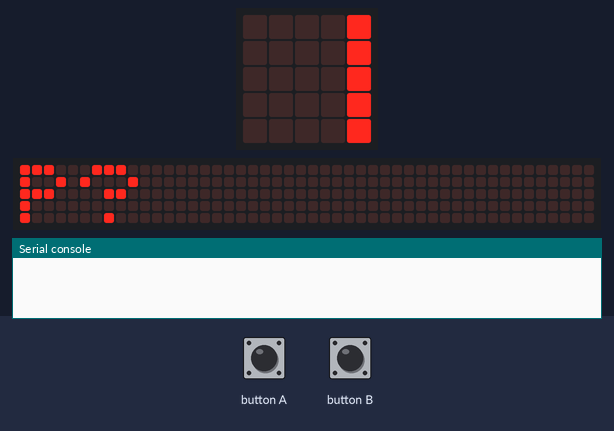
Bench run of a program on a simulated BBC micro:bit running MicroPython. On the bench: the board's 5×5 LED display, a strip that is not on the board, showing the scrolling text unrolled, the last lines printed to the serial console. Dim RGB values are drawn brighter than linear; random numbers come from a fixed seed; no radio messages arrive unless stated (any console line starting 'radio sent:' is added by the test bench); the 48×5 strip is a reading aid, not a part: it shows the text the display is scrolling, unrolled, one strip-width of it at a time.

Above: at 0.01 s.
At 0.43 s:
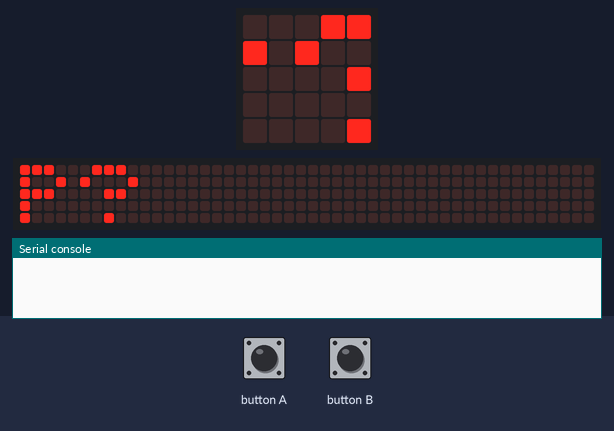
At 0.85 s:
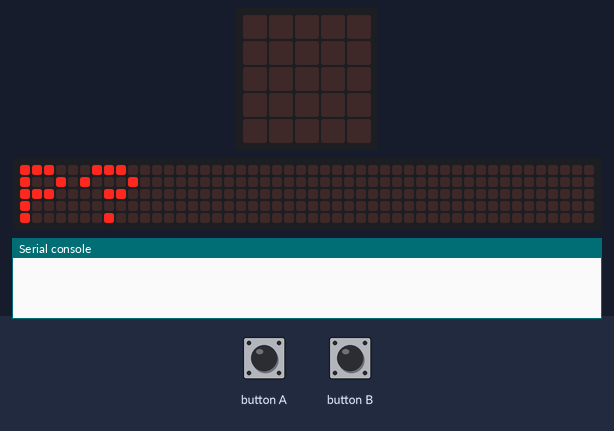
At 5.02 s:
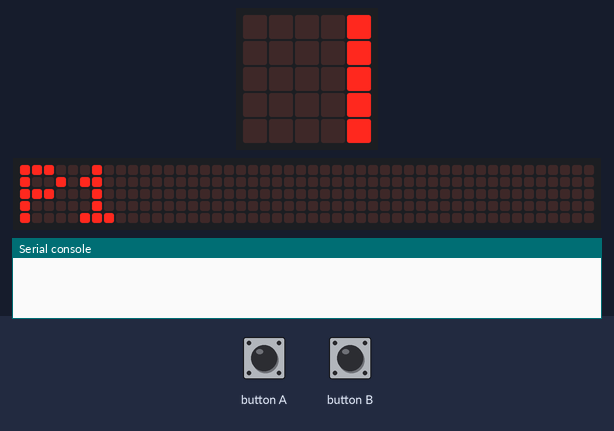
At 5.61 s:
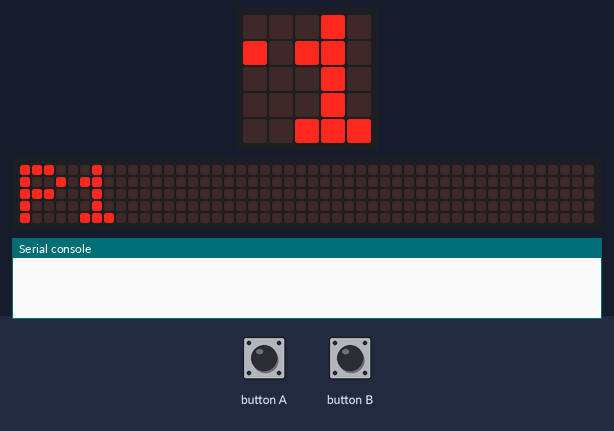
At 6.2 s:
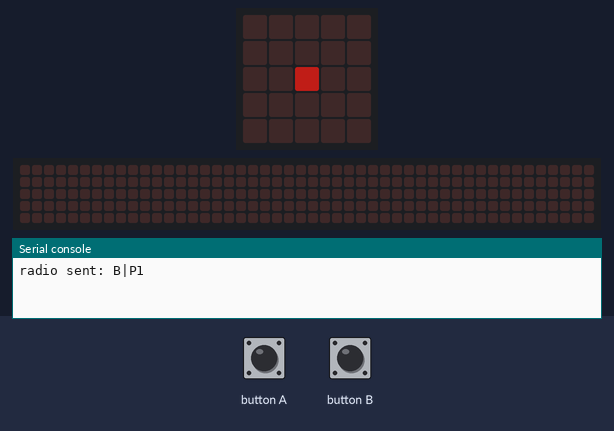

The program:

mb_prop.py
```python
# mb_prop.py - Quest Engine prop beacon. OPTIONAL.
#
# Flash this onto a micro:bit that gets hidden in the play area (the dragon's
# egg, the black-box beacon). It only exists to support the NEAR verb, where
# children hunt for it by watching their wand's LEDs fill up.
#
# With six boards you cannot have this AND five players: the split is
#   1 bridge + 5 wands            (no prop, no NEAR challenges)
#   1 bridge + 4 wands + 1 prop   (NEAR challenges available)
#
# All it does is shout "B|<id>" a few times a second. The wands measure the
# signal strength of that shout and turn it into a proximity display.
#
# REUSE: this is treasure_hunt/microbit/mb_treasure.py stripped down to the
# beacon behaviour, with the message renamed to match this game's wire format.
#
# RADIO_POWER is deliberately LOW. At full power everything in a school hall
# reads as "very close" and the hunt is over before it starts.
#
# Requires micro:bit V2 hardware for consistency with the rest of the game,
# though this file alone would run on a V1.

from microbit import *
import radio
import random

RADIO_GROUP = 42
RADIO_POWER = 3          # low on purpose, so distance actually differentiates

PROP_ID = 'P1'           # change per prop if you ever run more than one

BROADCAST_MS     = 300
BROADCAST_JITTER = 80    # stagger sends so props do not collide with wands
LOOP_SLEEP_MS    = 10
ID_WINDOW_MS     = 5000


def assign_id():
    """
    Button B steps the prop number 1-5, Button A confirms early.
    Mirrors the treasure id pattern from treasure_hunt so the muscle memory
    carries over: B sets, A confirms.
    """
    display.scroll('P?', delay=60, wait=False)
    num = 0
    deadline = running_time() + ID_WINDOW_MS
    while running_time() < deadline:
        if button_b.was_pressed():
            num += 1
            if num > 5:
                num = 1
            display.show(str(num))
        if button_a.was_pressed():
            break
        sleep(50)
    return 'P{}'.format(num if num > 0 else 1)


PROP_ID = assign_id()

radio.config(group=RADIO_GROUP, power=RADIO_POWER, queue=8, length=64)
radio.on()

display.scroll(PROP_ID, delay=80)

# A single dim pixel: bright enough to find in a cupboard when you are packing
# up, dim enough not to give the hiding place away.
display.show(Image('00000:00000:00300:00000:00000'))

next_broadcast = 0

while True:
    now = running_time()
    if now >= next_broadcast:
        radio.send('B|{}'.format(PROP_ID))
        next_broadcast = now + BROADCAST_MS + random.randint(0, BROADCAST_JITTER)
    sleep(LOOP_SLEEP_MS)
```
